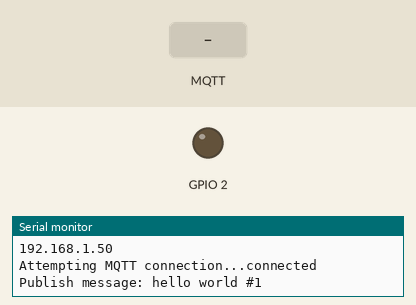
Recording of a sketch running on a simulated ESP8266 (NodeMCU). Parts: output pins drawn as LEDs (lit = HIGH), the last lines printed to the serial monitor. The test bench sets the inputs (shaded band). WiFi joins after 1.5 s; servers stay silent unless stated; random numbers use the default seed unless the sketch sets one; no MQTT or app messages arrive unless stated.

Above: at 2.7 s.
2.8 s: MQTT message "5" arrives on the first subscribed topic
At 3.3 s:
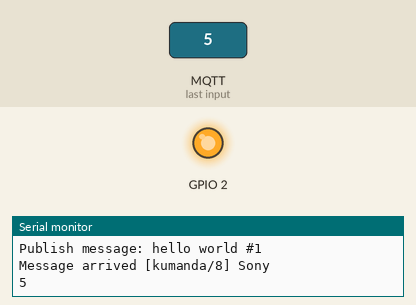
4.3 s: MQTT message "1" arrives on the first subscribed topic
At 5.5 s:
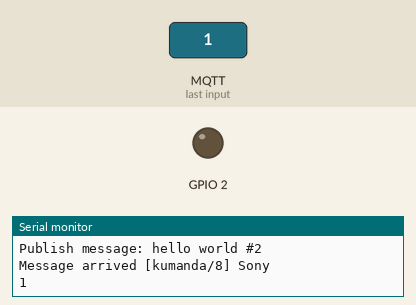
5.8 s: MQTT message "90" arrives on the first subscribed topic
At 6.7 s:
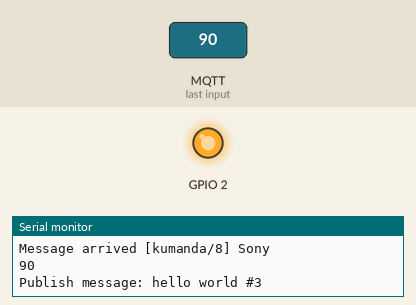
Timing chart, 0 to 8.8 s (numbered marks = the images above; inputs shaded):
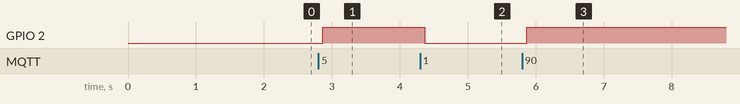

The sketch:

kumandaardu.ino
```cpp
/*
 Basic ESP8266 MQTT example

 This sketch demonstrates the capabilities of the pubsub library in combination
 with the ESP8266 board/library.

 It connects to an MQTT server then:
  - publishes "hello world" to the topic "outTopic" every two seconds
  - subscribes to the topic "inTopic", printing out any messages
    it receives. NB - it assumes the received payloads are strings not binary
  - If the first character of the topic "inTopic" is an 1, switch ON the ESP Led,
    else switch it off

 It will reconnect to the server if the connection is lost using a blocking
 reconnect function. See the 'mqtt_reconnect_nonblocking' example for how to
 achieve the same result without blocking the main loop.

 To install the ESP8266 board, (using Arduino 1.6.4+):
  - Add the following 3rd party board manager under "File -> Preferences -> Additional Boards Manager URLs":
       http://arduino.esp8266.com/stable/package_esp8266com_index.json
  - Open the "Tools -> Board -> Board Manager" and click install for the ESP8266"
  - Select your ESP8266 in "Tools -> Board"

*/

#include <ESP8266WiFi.h>
#include <PubSubClient.h>
#ifndef UNIT_TEST
#include <Arduino.h>
#endif
#include <IRremoteESP8266.h>
#include <IRsend.h>

#define IR_LED 4  // ESP8266 GPIO pin to use. Recommended: 4 (D2).

IRsend irsend(IR_LED);  // Set the GPIO to be used to sending the message.

// Update these with values suitable for your network.

const char* ssid = "ERBIL";
const char* password = "canimsin20";
const char* mqtt_server = "10.0.0.39";

WiFiClient espClient;
PubSubClient client(espClient);
long lastMsg = 0;
char msg[50];
int value = 0;

void setup_wifi() {

  delay(10);
  // We start by connecting to a WiFi network
  Serial.println();
  Serial.print("Connecting to ");
  Serial.println(ssid);

  WiFi.begin(ssid, password);

  while (WiFi.status() != WL_CONNECTED) {
    delay(500);
    Serial.print(".");
  }

  randomSeed(micros());

  Serial.println("");
  Serial.println("WiFi connected");
  Serial.println("IP address: ");
  Serial.println(WiFi.localIP());
}
String kod="";
void callback(char* topic, byte* payload, unsigned int length) {
  Serial.print("Message arrived [");
  Serial.print(topic);
  Serial.print("] ");
   Serial.println("Sony");

  kod="";
  for (int i = 0; i < length; i++) {
    //Serial.print((char)payload[i]);
    kod+=(char)payload[i];
  }
  irsend.sendRC5(kod.toInt(), 12);
  Serial.println(kod);
  Serial.println();

  // Switch on the LED if an 1 was received as first character
  if ((char)payload[0] == '1') {
    digitalWrite(BUILTIN_LED, LOW);   // Turn the LED on (Note that LOW is the voltage level
    // but actually the LED is on; this is because
    // it is acive low on the ESP-01)
  } else {
    digitalWrite(BUILTIN_LED, HIGH);  // Turn the LED off by making the voltage HIGH
  }

}

void reconnect() {
  // Loop until we're reconnected
  while (!client.connected()) {
    Serial.print("Attempting MQTT connection...");
    // Create a random client ID
    String clientId = "kumanda8";
    clientId += String(random(0xffff), HEX);
    // Attempt to connect
    if (client.connect(clientId.c_str())) {
      Serial.println("connected");
      // Once connected, publish an announcement...
      client.publish("outTopic", "Cihaz: 8");
      // ... and resubscribe
      client.subscribe("kumanda/8");
    } else {
      Serial.print("failed, rc=");
      Serial.print(client.state());
      Serial.println(" try again in 5 seconds");
      // Wait 5 seconds before retrying
      delay(5000);
    }
  }
}

void setup() {
   irsend.begin();
  pinMode(BUILTIN_LED, OUTPUT);     // Initialize the BUILTIN_LED pin as an output
  Serial.begin(115200);
  setup_wifi();
  client.setServer(mqtt_server, 1883);
  client.setCallback(callback);
}

void loop() {

  if (!client.connected()) {
    reconnect();
  }
  client.loop();

  long now = millis();
  if (now - lastMsg > 2000) {
    lastMsg = now;
    ++value;
    snprintf (msg, 75, "hello world #%ld", value);
    Serial.print("Publish message: ");
    Serial.println(msg);
    client.publish("outTopic", msg);
  }
}
```

Measured:
- after the input at 2.8 s, GPIO 2: LOW → HIGH after 0.07 s
- after the input at 4.3 s, GPIO 2: HIGH → LOW after 0.07 s
- after the input at 5.8 s, GPIO 2: LOW → HIGH after 0.07 s
